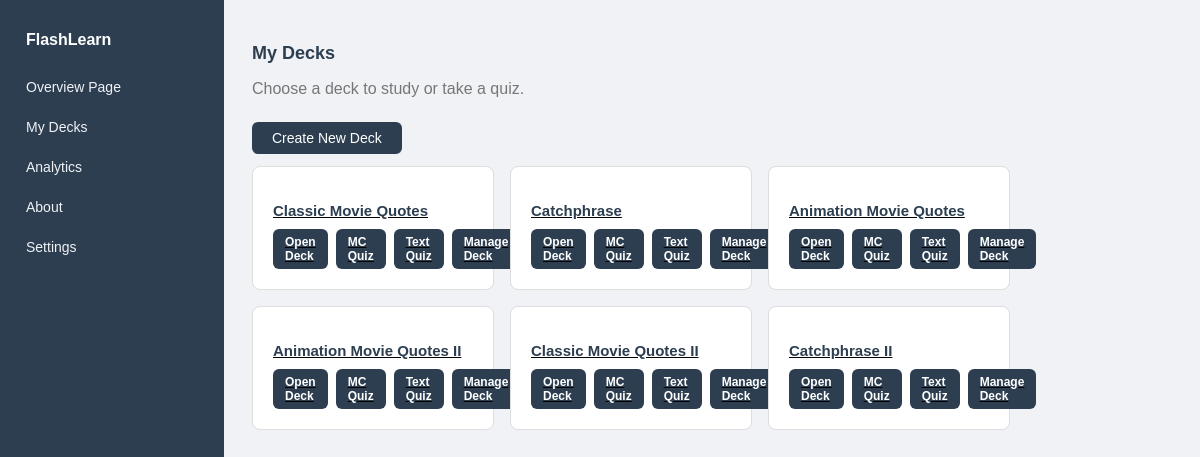
Page /decks/ on the earlier database version.
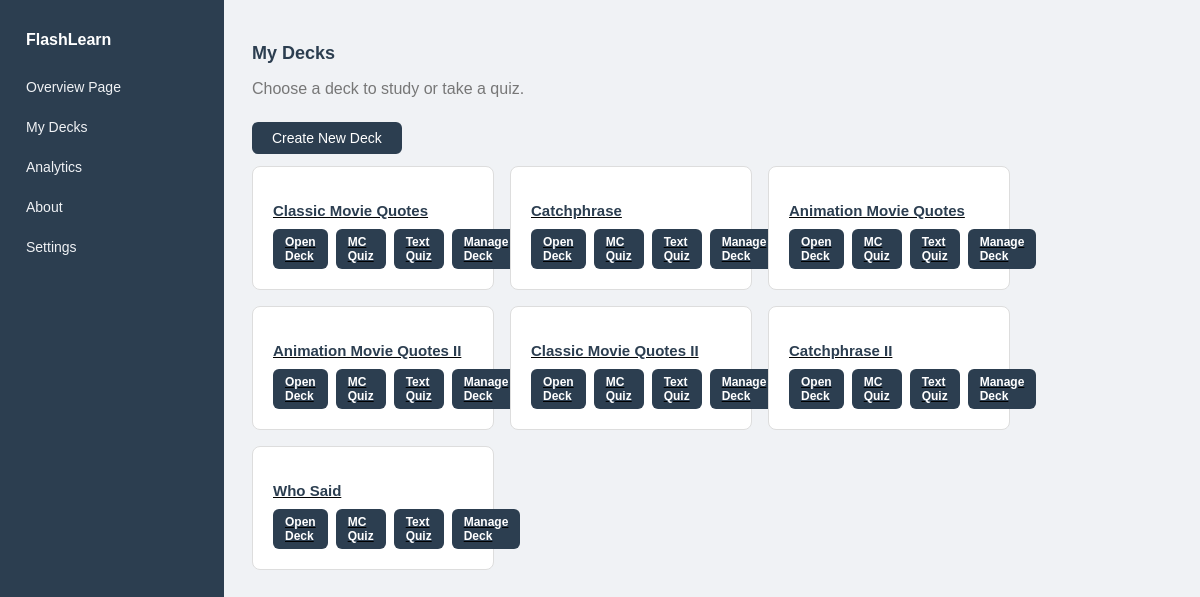
Same page on the later database version.
### app/models.py (models this page shows, shortened)
class Deck(models.Model):
    name = models.CharField(max_length=100)
    category= models.CharField(max_length=50)

### app/views.py (the view)
# urls.py: path('decks/', views.decks,  name='decks'),
def decks(request):
    all_decks = Deck.objects.all()
    return render(request, 'decks.html', {'decks': all_decks})

### app/templates/decks.html (shortened to what this page needs)
<!DOCTYPE html>
<html lang="en">
<head>
    {% load static %}
    <link rel="stylesheet" href="{% static 'app/css/file.css' %}">
</head>
<body>
<div class="wrapper">
    <div class = "sidebar">
        <h1> FlashLearn </h1>
        <a href = "{% url 'overview' %}">Overview Page</a>
        <a href = "{% url 'decks' %}">My Decks</a>
        <a href = "{% url 'analytics' %}">Analytics</a>
        <a href = "#">About</a>
        <a href = "{% url 'settings' %}">Settings</a>
    </div>
    <div class="main">
        <h2> My Decks</h2>
        <p>Choose a deck to study or take a quiz.</p>
        <a href="{% url 'create_deck' %}">
            <button>Create New Deck</button>
        </a>
        <div class="decks">
        {% for deck in decks %}
            <div class="deck-card">
                <h3>{{ deck.name }}</h3>
                <div class="deck-links">
                    <a href="{% url 'flashcards' deck.id %}">Open Deck</a>
                    <a href="{% url 'quiz_mc' deck.id %}">MC Quiz</a>
                    <a href="{% url 'quiz' deck.id %}">Text Quiz</a>
                    <a href="{% url 'manage_deck' deck.id %}">Manage Deck</a>
                </div>
            </div>
        {% empty %}
            <p>No decks available.</p>
        {% endfor %}
        </div>
    </div>
</div>
</body>
</html>

### app/static/app/css/file.css (style rules this page uses)
body { font-family: Arial, sans-serif; background-color: #f0f2f5; margin: 0; padding: 0; }
.wrapper { display: flex; min-height: calc(100vh - 53px); }
.sidebar { width: 200px; background-color: #2c3e50; padding: 20px 12px; display: flex; flex-direction: column; gap: 4px; min-height: 100vh; }
.sidebar h1 { font-size: 16px; padding: 0 14px; color: white; margin-bottom: 16px; }
.sidebar a { color: #f0f2f5; text-decoration: none; padding: 10px 14px; border-radius: 6px; font-size: 14px; }
.main { flex: 1; padding: 28px; }
.main h2 { font-size: 18px; color: #2c3e50; margin-bottom: 6px; }
.main p { color: #777; margin-bottom: 24px; }
.decks { display: flex; gap: 16px; flex-wrap: wrap; margin-top: 12px; }
.deck-card { background: white; border: 1px solid #ddd; border-radius: 8px; padding: 20px; width: 200px; }
.deck-card h3 { font-size: 15px; color: #2c3e50; margin-bottom: 6px; }
.deck-card a { background: white; color: #3498db; text-decoration: none; font-size: 13px; font-weight: bold; }
.deck-card { text-decoration: underline; }
.deck-links { display: flex; gap: 8px; margin-top: 10px; }
.deck-links a { padding: 6px 12px; background-color: #2c3e50; color: white; text-decoration: none; border-radius: 6px; font-size: 12px; }
.main button { padding: 8px 20px; background-color: #2c3e50; color: white; border: none; border-radius: 6px; font-size: 14px; cursor: pointer; margin-right: 8px; }

Differences in the rows shown:
added Deck: name "Who Said"
